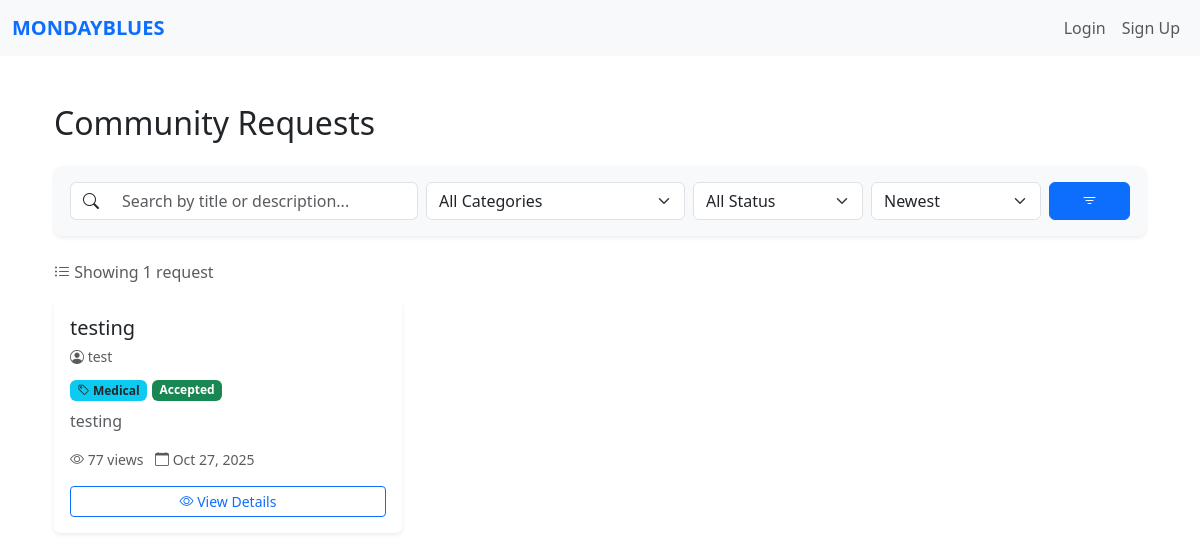
Before: / with the older database file.
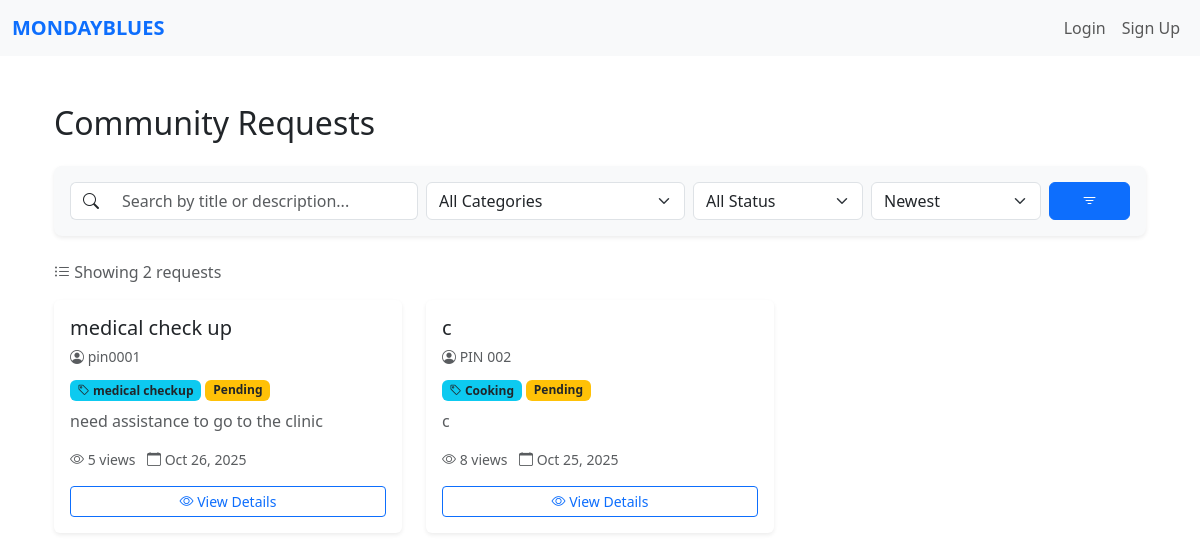
After: the same page with the newer database file.
### website/models.py (models this page shows)
class Request(db.Model):
    id = db.Column(db.Integer, primary_key=True)
    title = db.Column(db.String(150), nullable=False)
    description = db.Column(db.Text, nullable=False)
    category_id = db.Column(db.Integer, db.ForeignKey('category.id'), nullable=False)
    category = db.relationship('Category', backref='requests')
    status = db.Column(db.String(20), default='Pending')  # Pending, Accepted, Completed
    scheduled_datetime = db.Column(db.DateTime, nullable=False)
    view_count = db.Column(db.Integer, default=0)
    date_created = db.Column(db.DateTime, default=datetime.utcnow)
    user_id = db.Column(db.Integer, db.ForeignKey('user.id'), nullable=False)
    volunteer_id = db.Column(db.Integer, db.ForeignKey('volunteer.id'), nullable=True)
    user = db.relationship('User', backref=db.backref('requests', lazy=True, cascade='all, delete-orphan'), lazy=True)
    volunteer = db.relationship('Volunteer', backref=db.backref('assigned_requests', lazy=True), lazy=True)

class User(db.Model, UserMixin):
    id = db.Column(db.Integer, primary_key=True)
    name = db.Column(db.String(150))
    email = db.Column(db.String(150), unique=True)
    password = db.Column(db.String(150))
    date_created = db.Column(db.DateTime(timezone=True), default=func.now())
    role = db.Column(db.String(50), default='PIN')
    status = db.Column(db.String(20), default='Pending')  # Pending, Approved, Suspended
    """    total_rating = db.Column(db.Float, default=0)
    num_ratings = db.Column(db.Integer, default=0)

    def update_rating(self, new_rating: float):
        #Update overall CSR rating with a new rating value.
        if self.num_ratings == 0:
            self.total_rating = new_rating
        else:
            self.total_rating = ((self.total_rating * self.num_ratings) + new_rating) / (self.num_ratings + 1)
        self.num_ratings += 1"""

class Category(db.Model):
    id = db.Column(db.Integer, primary_key=True)
    name = db.Column(db.String(100), unique=True, nullable=False)
    description = db.Column(db.String(250))
    date_created = db.Column(db.DateTime, default=datetime.utcnow)

### website/views.py (the view, shortened to what this page needs)
@views.route('/')
def home():
    categories = Category.query.order_by(Category.name).all()
    search_query = request.args.get('q', '').strip()
    category_filter = request.args.get('category', '')
    status_filter = request.args.get('status', '')
    sort_by = request.args.get('sort', 'newest')
    query = Request.query
    if category_filter:
        query = query.join(Category).filter(Category.name == category_filter)
    if status_filter:
        query = query.filter(Request.status == status_filter)
    if sort_by == 'oldest':
        query = query.order_by(Request.date_created.asc())
    elif sort_by == 'views':
        query = query.order_by(Request.view_count.desc())
    elif sort_by == 'title':
        query = query.order_by(Request.title.asc())
    else:  # newest (default)
        query = query.order_by(Request.date_created.desc())
    requests = query.all()
    return render_template(
        'home.html',
        user=current_user,
        requests=requests,
        categories=categories
    )

### website/templates/home.html (shortened to what the changed rows need)
{% extends "base.html" %}
{% block content %}
<div class="container my-5">
  <div class="d-flex justify-content-between align-items-center mb-4">
    <h2 class="mb-0">Community Requests</h2>
  </div>
  <form method="GET" action="{{ url_for('views.home') }}" class="bg-light p-3 rounded-3 mb-4 shadow-sm">
    <div class="row g-2 align-items-center">
    </div>
  </form>
  {% if requests %}
    <p class="text-muted mb-3">
      <i class="bi bi-list-ul"></i> Showing {{ requests|length }} request{% if requests|length != 1 %}s{% endif %}
    </p>
  {% endif %}
  <div class="row g-4">
    {% if requests %}
      {% for req in requests %}
        {% if req.user.status != "Suspended" %}
          <div class="col-md-4">
            <div class="card h-100 border-0 shadow-sm hover-shadow transition">
              <div class="card-body d-flex flex-column">
                <div class="mb-2">
                  <h5 class="card-title text-dark mb-1">{{ req.title }}</h5>
                  <small class="text-muted">
                    <i class="bi bi-person-circle"></i> {{ req.user.name }}
                  </small>
                </div>
                <div class="mb-2">
                  <span class="badge bg-info text-dark">
                    <i class="bi bi-tag"></i> {{ req.category.name }}
                  </span>
                  <span class="badge
                    {% if req.status == 'Pending' %}bg-warning text-dark
                    {% elif req.status == 'Assigned' %}bg-primary
                    {% elif req.status == 'Accepted' %}bg-success
                    {% elif req.status == 'Completed' %}bg-secondary
                    {% else %}bg-light text-dark{% endif %}
                  ">
                    {{ req.status }}
                  </span>
                </div>
                <p class="text-muted flex-grow-1">
                  {{ req.description[:100] }}{% if req.description|length > 100 %}...{% endif %}
                </p>
                <div class="text-muted small mb-3">
                  <i class="bi bi-eye"></i> {{ req.view_count }} views
                  <span class="ms-2">
                    <i class="bi bi-calendar"></i> {{ req.date_created.strftime('%b %d, %Y') }}
                  </span>
                </div>
                <div class="mt-auto">
                  {% if current_user.is_authenticated and req.user_id == current_user.id %}
                    <div class="btn-group w-100" role="group">
                      <a href="{{ url_for('views.view_request', id=req.id) }}" class="btn btn-outline-secondary btn-sm">
                        <i class="bi bi-eye"></i> View
                      </a>
                      <a href="{{ url_for('views.edit_request', id=req.id) }}" class="btn btn-primary btn-sm">
                        <i class="bi bi-pencil"></i> Edit
                      </a>
                      <form action="{{ url_for('csr.delete_request', request_id=req.id) }}" method="POST" onsubmit="return confirm('Are you sure you want to delete this request?');">
                        <button class="btn btn-danger btn-sm" type="submit">
                          <i class="bi bi-trash"></i> Delete
                        </button>
                      </form>
                    </div>
                  {% else %}
                    <a href="{{ url_for('views.view_request', id=req.id) }}" class="btn btn-outline-primary w-100 btn-sm">
                      <i class="bi bi-eye"></i> View Details
                    </a>
                  {% endif %}
                </div>
              </div>
            </div>
          </div>
        {% endif %}
      {% endfor %}
    {% endif %}
  </div>
</div>
<link rel="stylesheet" href="https://cdn.jsdelivr.net/npm/bootstrap-icons@1.10.0/font/bootstrap-icons.css">
{% endblock %}

Changed rows visible on the page:
removed Request: title "testing", user.name "test", category.name "Medical", status "Accepted", description "testing", view_count "77", date_created "Oct 27, 2025"
added Request: title "medical check up", user.name "pin0001", category.name "medical checkup", status "Pending", description "need assistance to go to the clinic", view_count "5", date_created "Oct 26, 2025"
added Request: title "c", user.name "PIN 002", category.name "Cooking", status "Pending", description "c", view_count "8", date_created "Oct 25, 2025"
Other visible differences:
{{ requests|length }}: "1" → "2"
text now shown: "s"
